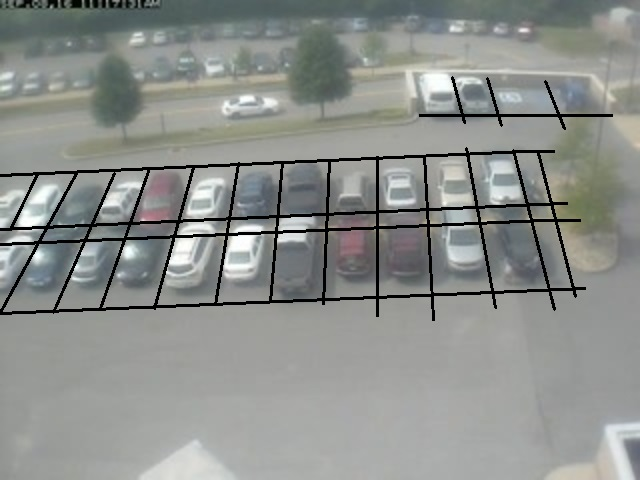
#> input picture Getting-Spots/Getting a Spot/newspot.jpg, 640 x 480 px
$ python Spot.py
#> lines starting #> are read from the running program, lines starting #| are printed output that depends on the picture; after the words box and inside, x2 and y2 are one past the last pixel; in counts of white or black regions, pixels touching at a corner belong together
import cv2
import numpy as np
# original image
# -1 loads as-is so if it will be 3 or 4 channel as the original
image = cv2.imread('newspot.jpg', -1)
#> image is the input picture: shape (480, 640, 3); mean B, G, R 140.6, 143.9, 140.8

spots = [] #LIST OF SPOTS
#CREATES parkinglot array ->  need to find a correlation between spot points then do stuf in loops
for row in range (0,3):
    spots.append([])
    if(row == 0):
        #default starting spot cords for row 0 (x,y)
        topleft = [413,78]
        topright = [453,78]
        botleft = [419,115]
        botright = [463,115]
        row1topxints = [413,453,488,544,587,587]
        row1botxints = [419,463,498,559,610,610]
        ISIZE = 4
    if(row == 1):
        #default starting spot cords for row 1 (x,y)
        topleft = [37,174]
        topright = [76,172]
        botleft = [11,228]
        botright = [46,226]
        row1topxints= [37,76,115,149,193,238,283,330,378,424,467,514,538,538]
        row1botxints= [11,46,91,130,178,229,277,327,378,428,477,527,552,552]
        ISIZE = 12
    if(row == 2):
        #default starting spot cords for row 2 (x,y)
        topleft = [38,242]
        topright = [85,240]
        botleft = [0,312]
        botright = [54,310]
        row1topxints = [38,85,124,174,226,276,326,377,428,480,532,556,556]
        row1botxints = [0,54,100,155,215,270,324,377,433,493,549,574,574]
        ISIZE = 11
    for col in range(0,ISIZE):
        spots[row].append(col)
        mask = np.zeros(image.shape, dtype=np.uint8)
        roi_corners = np.array([[topleft, topright, botright,botleft]], dtype=np.int32)  # fill the ROI so it doesn't get wiped out when the mask is applied
        channel_count = image.shape[2]  # i.e. 3 or 4 depending on your image
        ignore_mask_color = (255,)*channel_count
        cv2.fillPoly(mask, roi_corners, ignore_mask_color)
        masked_image = cv2.bitwise_and(image, mask)  # apply the mask


        topleft[1] = topright[1]
        topleft[0] = topright[0]
        topright[0] = row1topxints[col+2]
        if (row == 0):
            topright[1] = topright[1]
        else:
            topright[1] = topright[1] - 2


        botleft[0] = botright[0]
        botleft[1] = botright[1]
        botright[0] = row1botxints[col+2]
        if (row == 0):
             botright[1] = botright[1]
        else:
             botright[1] = botright[1] - 2

        print("TOP:" ,topright)
        print("BOT:", botright)

        newimg = 'Row_' + str(row) + ' Col_' + str(col)
        cv2.imwrite(newimg + '.jpg' , masked_image)
#> this loop made 3 passes
#> pass 1, `cv2.imwrite(newimg + '.jpg' , masked_image)`:
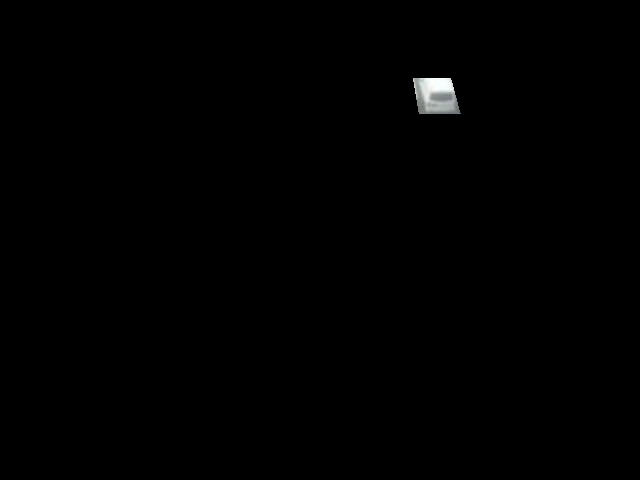
#> saved as Row_0 Col_0.jpg: shape (480, 640, 3); mean B, G, R 0.9, 0.9, 0.8
#> pass 1, `cv2.imwrite(newimg + '.jpg' , masked_image)`:
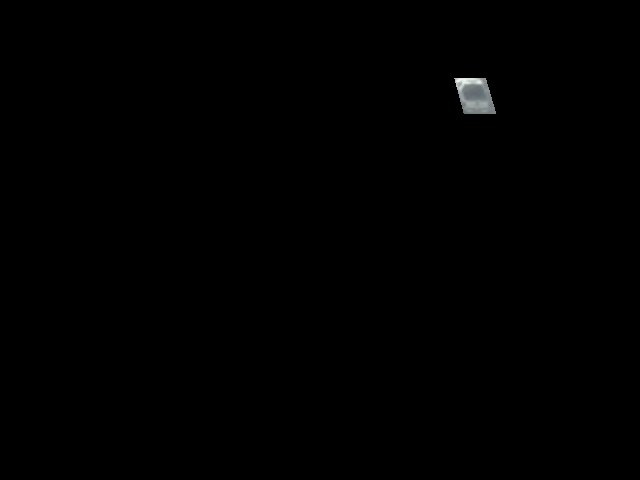
#> saved as Row_0 Col_1.jpg: shape (480, 640, 3); mean B, G, R 0.6, 0.6, 0.5
#> pass 1, `cv2.imwrite(newimg + '.jpg' , masked_image)`:
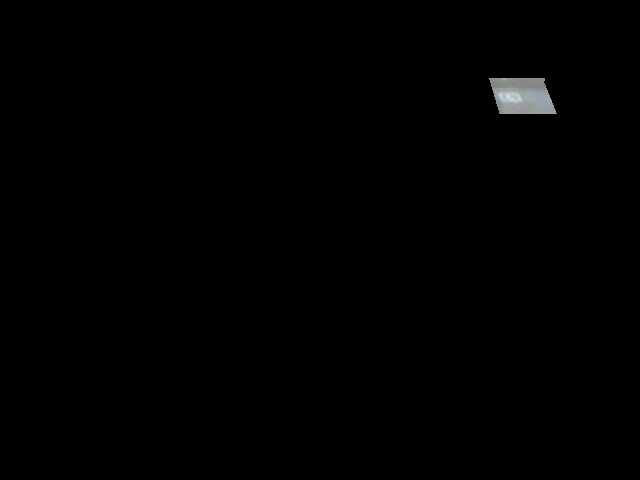
#> saved as Row_0 Col_2.jpg: shape (480, 640, 3); mean B, G, R 1, 1, 1
#> pass 1, `cv2.imwrite(newimg + '.jpg' , masked_image)`:
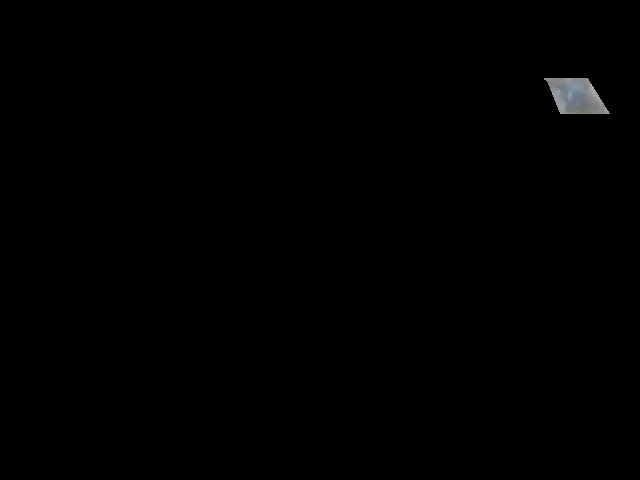
#> saved as Row_0 Col_3.jpg: shape (480, 640, 3); mean B, G, R 0.7, 0.7, 0.7
#> after the loop:
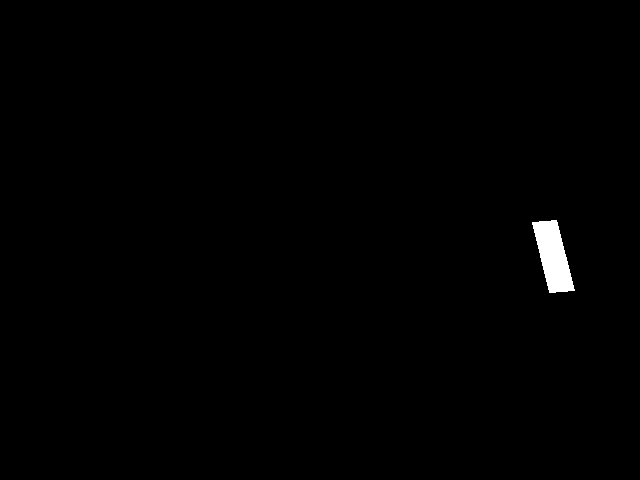
#> mask: shape (480, 640, 3); 0.6% white; 1 white region, box (x1, y1, x2, y2) and area: (532, 220, 575, 293) 1845
#> after the loop, spots = [[0, 1, 2, 3], [0, 1, 2, 3, 4, 5, 6, 7, 8, 9, 10, 11], [0, 1, 2, 3, 4, 5, 6, 7, 8, 9, 10]]
